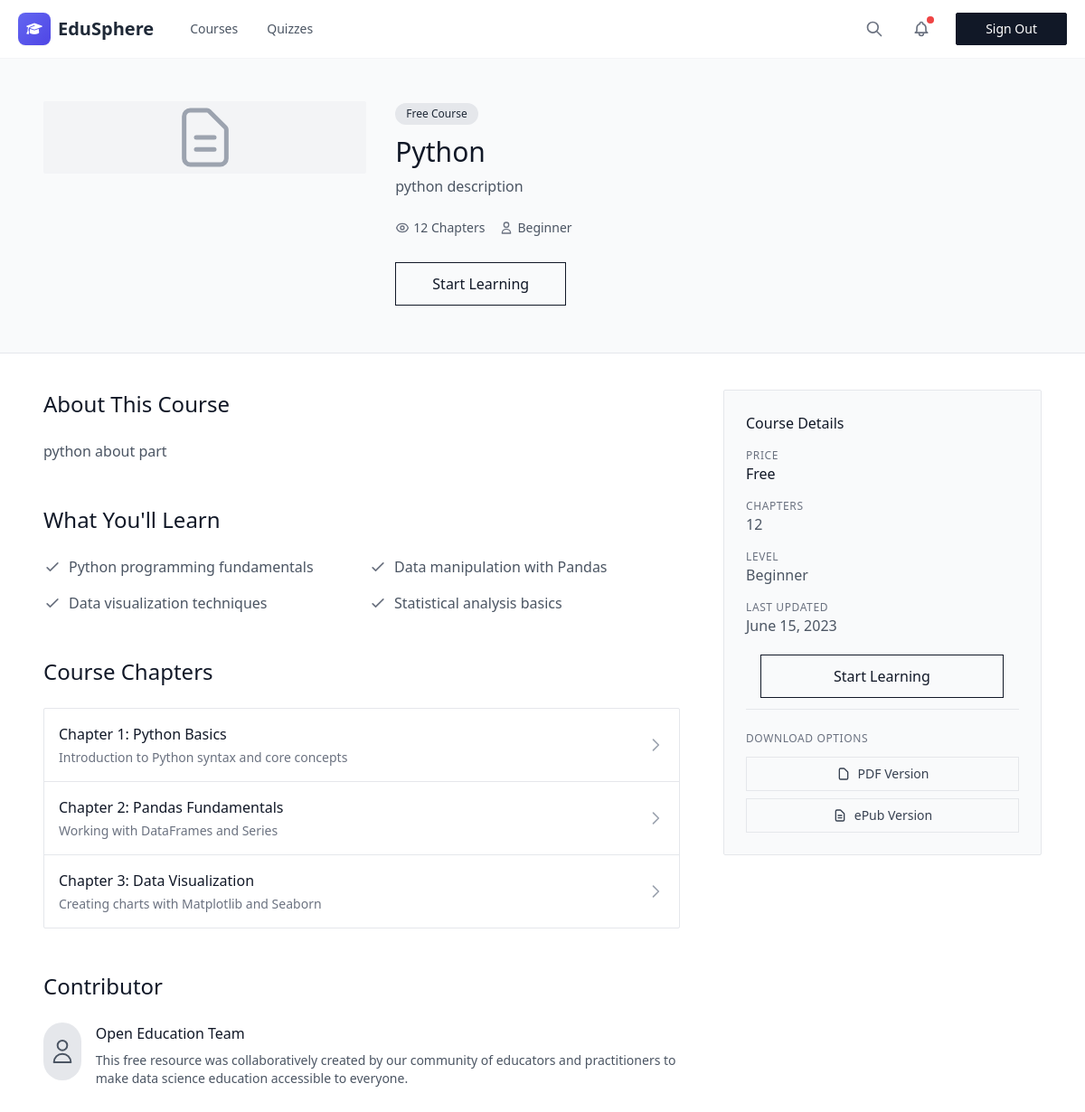
Screenshot of /course-detail/3/ (signed in) with the database file from the repository.
### myapp/models.py (models this page shows, shortened)
class Course(models.Model):
    course_title = models.CharField(max_length=255, blank=True, null=True)
    course_core_technologies = models.CharField(max_length=255, blank=True, null=True)
    course_level = models.CharField(max_length=50, blank=True, null=True)
    course_upload_date = models.DateTimeField(auto_now_add=True)
    course_update_date = models.DateTimeField(auto_now=True)

class CourseDetail(models.Model):
    course = models.OneToOneField(Course, related_name='course_detail', on_delete=models.CASCADE)
    course_description = models.TextField(blank=True, null=True)
    about_couse = models.TextField(blank=True, null=True)
    what_you_will_learn = models.TextField(blank=True, null=True)
    contributors = models.TextField(blank=True, null=True)
    course_image = models.ImageField(upload_to='course_images/', blank=True, null=True)

### myapp/views.py (the view)
# urls.py: path('course-detail/<int:course_id>/', course_detail_view, name='course_detail'),
def course_detail_view(request, course_id):
    if not request.user.is_authenticated:
        return redirect('login')
    try:
        course = Course.objects.get(id=course_id)
    except Course.DoesNotExist:
        messages.error(request, 'Course not found')
        return redirect('courses')
    context = {
        'course': course,
    }
    return render(request, 'myapp/course_detail.html', context)

### myapp/templates/myapp/course_detail.html (shortened to what this page needs)
{% extends "base.html" %}
{% block content %}
<div class="min-h-screen bg-white">
  <div class="bg-gray-50 border-b border-gray-200">
    <div class="max-w-6xl mx-auto px-6 py-16 pt-28">
      <div class="flex flex-col md:flex-row gap-8">
        <div class="w-full md:w-1/3">
          <div class="aspect-w-16 aspect-h-9 bg-gray-100 rounded-sm overflow-hidden flex items-center justify-center">
            <svg class="w-20 h-20 text-gray-400" fill="none" stroke="currentColor" viewBox="0 0 24 24">
              <path stroke-linecap="round" stroke-linejoin="round" stroke-width="1.5" d="M9 12h6m-6 4h6m2 5H7a2 2 0 01-2-2V5a2 2 0 012-2h5.586a1 1 0 01.707.293l5.414 5.414a1 1 0 01.293.707V19a2 2 0 01-2 2z"/>
            </svg>
          </div>
        </div>
        <div class="w-full md:w-2/3 space-y-6">
          <div>
            <span class="inline-block px-3 py-1 bg-gray-200 text-gray-800 text-xs font-medium rounded-full mb-3">
              Free Course
            </span>
            <h1 class="text-3xl font-light text-gray-900">{{ course.course_title }}</h1>
            <p class="mt-2 text-gray-600">{{ course.course_detail.course_description }}</p>
          </div>
          <div class="flex items-center space-x-4">
            <div class="flex items-center">
              <span class="text-sm text-gray-600">12 Chapters</span>
            </div>
            <div class="flex items-center">
              <svg class="w-4 h-4 text-gray-500 mr-1" fill="none" stroke="currentColor" viewBox="0 0 24 24">
                <path stroke-linecap="round" stroke-linejoin="round" stroke-width="2" d="M16 7a4 4 0 11-8 0 4 4 0 018 0zM12 14a7 7 0 00-7 7h14a7 7 0 00-7-7z"/>
              </svg>
              <span class="text-sm text-gray-600">{{ course.course_level }}</span>
            </div>
          </div>
          <div class="pt-4">
            <a href="{% url 'lesson_page' course.id %}" class="px-10 py-3 border border-gray-900 text-gray-900 font-medium hover:bg-gray-900 hover:text-white transition-colors duration-200">
              Start Learning
            </a>
          </div>
        </div>
      </div>
    </div>
  </div>
  <div class="max-w-6xl mx-auto px-6 py-16 -mt-6">
    <div class="flex flex-col lg:flex-row gap-12">
      <div class="w-full lg:w-2/3">
        <div class="mb-12">
          <h2 class="text-2xl font-light text-gray-900 mb-6">About This Course</h2>
          <div class="prose max-w-none text-gray-600">
            <p>{{ course.course_detail.about_couse }}</p>
          </div>
        </div>
        <div class="mb-12">
          <h2 class="text-2xl font-light text-gray-900 mb-6">What You'll Learn</h2>
          <div class="grid grid-cols-1 md:grid-cols-2 gap-4">
            <div class="flex items-start">
              <svg class="w-5 h-5 text-gray-500 mt-0.5 mr-2 flex-shrink-0" fill="none" stroke="currentColor" viewBox="0 0 24 24">
                <path stroke-linecap="round" stroke-linejoin="round" stroke-width="2" d="M5 13l4 4L19 7"/>
              </svg>
              <span class="text-gray-600">Python programming fundamentals</span>
            </div>
            <div class="flex items-start">
              <svg class="w-5 h-5 text-gray-500 mt-0.5 mr-2 flex-shrink-0" fill="none" stroke="currentColor" viewBox="0 0 24 24">
                <path stroke-linecap="round" stroke-linejoin="round" stroke-width="2" d="M5 13l4 4L19 7"/>
              </svg>
              <span class="text-gray-600">Data manipulation with Pandas</span>
            </div>
            <div class="flex items-start">
              <svg class="w-5 h-5 text-gray-500 mt-0.5 mr-2 flex-shrink-0" fill="none" stroke="currentColor" viewBox="0 0 24 24">
                <path stroke-linecap="round" stroke-linejoin="round" stroke-width="2" d="M5 13l4 4L19 7"/>
              </svg>
              <span class="text-gray-600">Data visualization techniques</span>
            </div>
            <div class="flex items-start">
              <svg class="w-5 h-5 text-gray-500 mt-0.5 mr-2 flex-shrink-0" fill="none" stroke="currentColor" viewBox="0 0 24 24">
                <path stroke-linecap="round" stroke-linejoin="round" stroke-width="2" d="M5 13l4 4L19 7"/>
              </svg>
              <span class="text-gray-600">Statistical analysis basics</span>
            </div>
          </div>
        </div>
        <div class="mb-12">
          <h2 class="text-2xl font-light text-gray-900 mb-6">Course Chapters</h2>
          <div class="border border-gray-200 rounded-sm divide-y divide-gray-200">
            <a href="#" class="block p-4 hover:bg-gray-50 transition-colors duration-150">
              <div class="flex justify-between items-center">
                <div>
                  <h3 class="font-medium text-gray-900">Chapter 1: Python Basics</h3>
                  <p class="text-sm text-gray-500 mt-1">Introduction to Python syntax and core concepts</p>
                </div>
                <svg class="w-5 h-5 text-gray-400" fill="none" stroke="currentColor" viewBox="0 0 24 24">
                  <path stroke-linecap="round" stroke-linejoin="round" stroke-width="2" d="M9 5l7 7-7 7"/>
                </svg>
              </div>
            </a>
            <a href="#" class="block p-4 hover:bg-gray-50 transition-colors duration-150">
              <div class="flex justify-between items-center">
                <div>
                  <h3 class="font-medium text-gray-900">Chapter 2: Pandas Fundamentals</h3>
                  <p class="text-sm text-gray-500 mt-1">Working with DataFrames and Series</p>
                </div>
                <svg class="w-5 h-5 text-gray-400" fill="none" stroke="currentColor" viewBox="0 0 24 24">
                  <path stroke-linecap="round" stroke-linejoin="round" stroke-width="2" d="M9 5l7 7-7 7"/>
                </svg>
              </div>
            </a>
            <a href="#" class="block p-4 hover:bg-gray-50 transition-colors duration-150">
              <div class="flex justify-between items-center">
                <div>
                  <h3 class="font-medium text-gray-900">Chapter 3: Data Visualization</h3>
                  <p class="text-sm text-gray-500 mt-1">Creating charts with Matplotlib and Seaborn</p>
                </div>
                <svg class="w-5 h-5 text-gray-400" fill="none" stroke="currentColor" viewBox="0 0 24 24">
                  <path stroke-linecap="round" stroke-linejoin="round" stroke-width="2" d="M9 5l7 7-7 7"/>
                </svg>
              </div>
            </a>
          </div>
        </div>
        <div>
          <h2 class="text-2xl font-light text-gray-900 mb-6">Contributor</h2>
          <div class="flex items-start space-x-4">
            <div class="w-16 h-16 rounded-full bg-gray-200 overflow-hidden flex items-center justify-center">
              <svg class="w-8 h-8 text-gray-600" fill="none" stroke="currentColor" viewBox="0 0 24 24">
                <path stroke-linecap="round" stroke-linejoin="round" stroke-width="1.5" d="M16 7a4 4 0 11-8 0 4 4 0 018 0zM12 14a7 7 0 00-7 7h14a7 7 0 00-7-7z"/>
              </svg>
            </div>
            <div>
              <h3 class="font-medium text-gray-900">Open Education Team</h3>
              <p class="text-gray-600 text-sm mt-2">This free resource was collaboratively created by our community of educators and practitioners to make data science education accessible to everyone.</p>
            </div>
          </div>
        </div>
      </div>
      <div class="w-full lg:w-1/3">
        <div class="bg-gray-50 p-6 rounded-sm border border-gray-200 sticky top-6">
          <h3 class="font-medium text-gray-900 mb-4">Course Details</h3>
          <div class="space-y-4">
            <div>
              <h4 class="text-xs text-gray-500 uppercase tracking-wider">Price</h4>
              <p class="text-gray-900 font-medium">Free</p>
            </div>
            <div>
              <h4 class="text-xs text-gray-500 uppercase tracking-wider">Chapters</h4>
              <p class="text-gray-600">12</p>
            </div>
            <div>
              <h4 class="text-xs text-gray-500 uppercase tracking-wider">Level</h4>
              <p class="text-gray-600">Beginner</p>
            </div>
            <div>
              <h4 class="text-xs text-gray-500 uppercase tracking-wider">Last Updated</h4>
              <p class="text-gray-600">June 15, 2023</p>
            </div>
          </div>
          <div class="mt-8">
            <a href="{% url 'lesson_page' course.id %}" class="px-20 ml-4 py-3 border border-gray-900 text-gray-900 font-medium hover:bg-gray-900 hover:text-white transition-colors duration-200">
              Start Learning
            </a>
          </div>
          <div class="mt-6 pt-6 border-t border-gray-200">
            <h4 class="text-xs text-gray-500 uppercase tracking-wider mb-3">Download Options</h4>
            <div class="space-y-2">
              <button class="w-full flex items-center justify-center px-4 py-2 border border-gray-200 text-sm text-gray-700 hover:bg-gray-100">
                <svg class="w-4 h-4 mr-2" fill="none" stroke="currentColor" viewBox="0 0 24 24">
                  <path stroke-linecap="round" stroke-linejoin="round" stroke-width="2" d="M7 21h10a2 2 0 002-2V9.414a1 1 0 00-.293-.707l-5.414-5.414A1 1 0 0012.586 3H7a2 2 0 00-2 2v14a2 2 0 002 2z"/>
                </svg>
                PDF Version
              </button>
              <button class="w-full flex items-center justify-center px-4 py-2 border border-gray-200 text-sm text-gray-700 hover:bg-gray-100">
                <svg class="w-4 h-4 mr-2" fill="none" stroke="currentColor" viewBox="0 0 24 24">
                  <path stroke-linecap="round" stroke-linejoin="round" stroke-width="2" d="M9 12h6m-6 4h6m2 5H7a2 2 0 01-2-2V5a2 2 0 012-2h5.586a1 1 0 01.707.293l5.414 5.414a1 1 0 01.293.707V19a2 2 0 01-2 2z"/>
                </svg>
                ePub Version
              </button>
            </div>
          </div>
        </div>
      </div>
    </div>
  </div>
</div>
{% endblock %}

### rows the page displays
Course: course_title "Python", course_detail.course_description "python description", course_level "Beginner", course_detail.about_couse "python about part"
